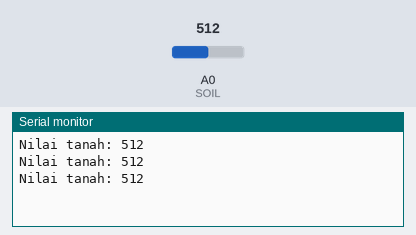
A sketch run on a simulated Arduino Uno, built with avr-gcc and run on an emulated ATmega328P. Parts: the last lines printed to the serial monitor. The test bench sets the inputs (shaded band); at power-on: A0 (SOIL) = 512.

Above: at 1.3 s.
1.4 s: A0 (SOIL) set to 716
At 1.9 s:
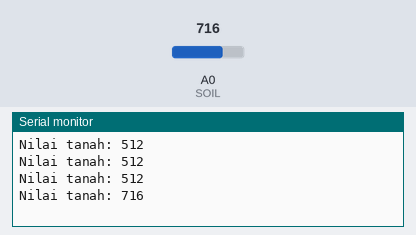
2.9 s: A0 (SOIL) set to 900
At 3.4 s:
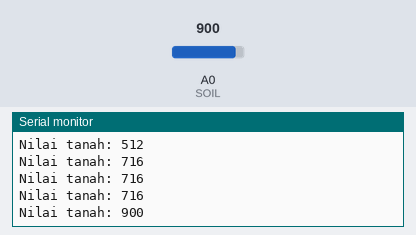
Timing chart, 0 to 5.9 s (numbered marks = the images above; inputs shaded):
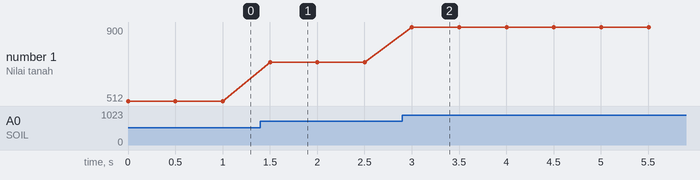

The sketch:

01_Baca_Kelembapan_Tanah.ino
```cpp
const int SOIL = A0;

void setup() {
  Serial.begin(9600);
}

void loop() {
  int nilai = analogRead(SOIL);
  Serial.print("Nilai tanah: ");
  Serial.println(nilai);
  delay(500);
}
```

Measured:
- after the input at 1.4 s, the serial monitor: prints a new line after 0.10 s (image 1)
- after the input at 2.9 s, the serial monitor: prints a new line after 0.10 s (image 2)
- plotted number 1: 512 → 716 after the input at 1.4 s, 716 → 900 after the input at 2.9 s
